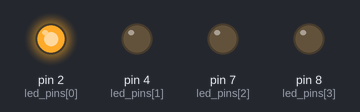
Simulated run of this sketch. Board: Arduino Uno, built with avr-gcc and run on an emulated ATmega328P. Parts: output pins drawn as LEDs (lit = HIGH).

Above: at 0.2 s.
At 1.2 s:
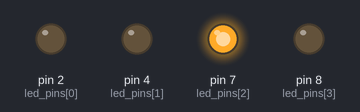
At 2.7 s:
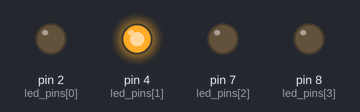
At 3.7 s:
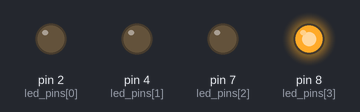
Timing chart, 0 to 4.6 s (numbered marks = the images above):
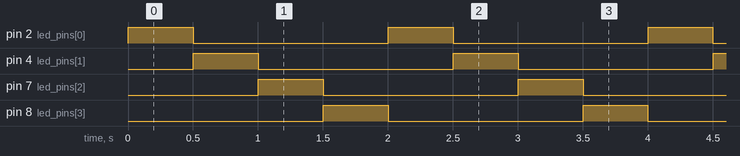

The sketch:

FourLEDs.ino
```cpp
/*
  Blinks each of the 4 LEDs consecutively.
*/


// Integer array that stores the digital pins that the LEDs are connected to.
int led_pins[4] = {2, 4, 7, 8};
// Keeps track of which LED to be turned on.
int index = 0;

void setup() {
    pinMode(led_pins[0], OUTPUT);
    pinMode(led_pins[1], OUTPUT);
    pinMode(led_pins[2], OUTPUT);
    pinMode(led_pins[3], OUTPUT);
}

void loop() {
    digitalWrite(led_pins[index], HIGH);
    delay(500);
    digitalWrite(led_pins[index], LOW);

    index++; // Increment LED index.
    index %= 4; // Start over for every 4th iteration.
}
```

Measured:
- by itself, pin 2 (led_pins[0]), pin 4 (led_pins[1]), pin 7 (led_pins[2]), pin 8 (led_pins[3]): alternates HIGH for 0.50 s and LOW for 1.5 s
- by itself, everything shown: repeats every 2.0 s, in 8 steps
